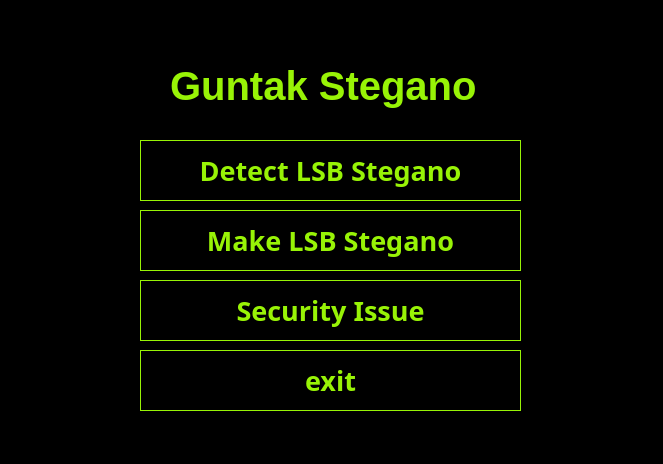
<?xml version="1.0" encoding="UTF-8"?>
<ui version="4.0">
 <class>MainWindow</class>
 <widget class="QMainWindow" name="MainWindow">
  <property name="geometry">
   <rect>
    <x>0</x>
    <y>0</y>
    <width>663</width>
    <height>464</height>
   </rect>
  </property>
  <property name="windowTitle">
   <string>Guntak Stegano</string>
  </property>
  <property name="styleSheet">
   <string notr="true">background-color : black; Color : rgb(152,243,6)</string>
  </property>
  <widget class="QWidget" name="centralwidget">
   <widget class="QPushButton" name="detection">
    <property name="geometry">
     <rect>
      <x>140</x>
      <y>140</y>
      <width>381</width>
      <height>61</height>
     </rect>
    </property>
    <property name="font">
     <font>
      <family>돋움</family>
      <pointsize>20</pointsize>
      <weight>75</weight>
      <bold>true</bold>
     </font>
    </property>
    <property name="styleSheet">
     <string notr="true">background-color : black; Color : rgb(152,243,6); border : 1px solid rgb(152,243,6)</string>
    </property>
    <property name="text">
     <string>Detect LSB Stegano</string>
    </property>
   </widget>
   <widget class="QPushButton" name="making">
    <property name="geometry">
     <rect>
      <x>140</x>
      <y>210</y>
      <width>381</width>
      <height>61</height>
     </rect>
    </property>
    <property name="font">
     <font>
      <family>돋움</family>
      <pointsize>20</pointsize>
      <weight>75</weight>
      <bold>true</bold>
     </font>
    </property>
    <property name="styleSheet">
     <string notr="true">background-color : black; Color : rgb(152,243,6); border : 1px solid rgb(152,243,6)</string>
    </property>
    <property name="text">
     <string>Make LSB Stegano</string>
    </property>
   </widget>
   <widget class="QPushButton" name="sec_issue">
    <property name="geometry">
     <rect>
      <x>140</x>
      <y>280</y>
      <width>381</width>
      <height>61</height>
     </rect>
    </property>
    <property name="font">
     <font>
      <family>돋움</family>
      <pointsize>20</pointsize>
      <weight>75</weight>
      <bold>true</bold>
     </font>
    </property>
    <property name="styleSheet">
     <string notr="true">background-color : black; Color : rgb(152,243,6); border : 1px solid rgb(152,243,6)</string>
    </property>
    <property name="text">
     <string>Security Issue</string>
    </property>
   </widget>
   <widget class="QPushButton" name="exit_btn">
    <property name="geometry">
     <rect>
      <x>140</x>
      <y>350</y>
      <width>381</width>
      <height>61</height>
     </rect>
    </property>
    <property name="font">
     <font>
      <family>돋움</family>
      <pointsize>20</pointsize>
      <weight>75</weight>
      <bold>true</bold>
     </font>
    </property>
    <property name="styleSheet">
     <string notr="true">background-color : black; Color : rgb(152,243,6); border : 1px solid rgb(152,243,6)</string>
    </property>
    <property name="text">
     <string>exit</string>
    </property>
   </widget>
   <widget class="QLabel" name="title">
    <property name="geometry">
     <rect>
      <x>170</x>
      <y>50</y>
      <width>321</width>
      <height>71</height>
     </rect>
    </property>
    <property name="font">
     <font>
      <pointsize>30</pointsize>
      <weight>75</weight>
      <bold>true</bold>
      <stylestrategy>PreferDefault</stylestrategy>
     </font>
    </property>
    <property name="styleSheet">
     <string notr="true">background-color : black; Color : rgb(152,243,6)</string>
    </property>
    <property name="text">
     <string>Guntak Stegano</string>
    </property>
   </widget>
  </widget>
  <widget class="QStatusBar" name="statusbar"/>
  <action name="actionexit">
   <property name="text">
    <string>exit</string>
   </property>
  </action>
 </widget>
 <resources/>
 <connections/>
</ui>
